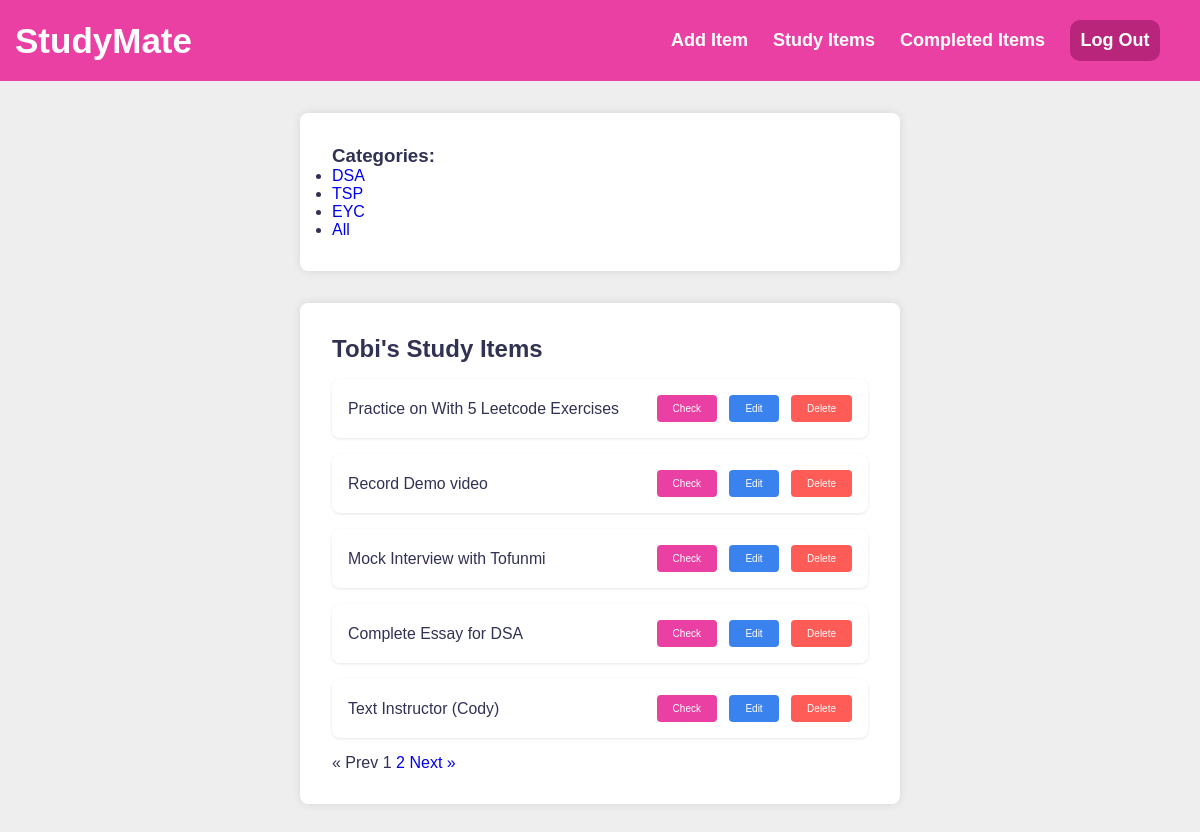
Screenshot of / (signed in) with the database file from the repository.
### app.py (models this page shows, shortened)
class Tag(db.Model):
    id = db.Column(db.Integer, primary_key=True)
    name = db.Column(db.String(50), unique=True, nullable=False)
    tasks = db.relationship('Task', backref='tag', lazy=True)  # Relationship to Task table

class User(UserMixin, db.Model):
    id = db.Column(db.Integer, primary_key=True)
    username = db.Column(db.String(50), unique=True, nullable=False)
    email = db.Column(db.String(120), unique=True, nullable=False)
    password = db.Column(db.String(255), nullable=False)
    tasks = db.relationship('Task', backref='user', lazy=True)

class Task(db.Model):
    id = db.Column(db.Integer, primary_key=True)
    task = db.Column(db.String(200), nullable=False)
    done = db.Column(db.Boolean, default=False)
    user_id = db.Column(db.Integer, db.ForeignKey('user.id'), nullable=False)
    tag_id = db.Column(db.Integer, db.ForeignKey('tag.id'))  # Foreign key to Tag table

### app.py (the view)
@app.route('/')
@login_required
def index():
    page = request.args.get('page', 1, type=int)  # Get the page number from the URL query parameters
    tasks_query = Task.query.filter_by(user_id=current_user.id, done=False)
    tasks = tasks_query.paginate(page=page, per_page=5)  # Paginate the tasks
    predefined_tags = [tag.name for tag in Tag.query.all()]
    return render_template('index.html', predefined_tags=predefined_tags, tasks=tasks, username=current_user.username)

### app.py (called while the page is built)
@login_manager.user_loader
def load_user(user_id):
    return User.query.get(int(user_id))

### templates/index.html (shortened to what this page needs)
<!DOCTYPE html>
<html lang="en">
  <head>
    <link
      rel="stylesheet"
      href="{{ url_for('static', filename='createroutine.css') }}"
    />
  </head>
  {% include 'navigation.html' %}
  <body>
    <div class="container">
      <h3>Categories:</h3>
      <ul id="tagList">
        {% for tag in predefined_tags %}
        <li>
          <a
            href="{{ url_for('index_with_tag', tag=tag) }}"
            class="tag"
            data-tag="{{ category }}"
            >{{ tag }}</a
          >
        </li>
        {% endfor %}
      </ul>
    </div>
    <div class="container">
      <h1 class="headers">{{ username }}'s Study Items</h1>
      <ul class="study_list">
        {% for study_items in tasks %}
        <li
          class="study_items {% if study_items.done %}done{% endif %}"
          data-category="{{ study_items.tag.name }}"
        >
          <label>
            <span>{{ study_items.task }}</span>
          </label>
          <div class="actions">
            <a
              class="button check-button"
              href="{{ url_for('check', id=study_items.id) }}"
              >Check</a
            >
            <a
              class="button edit-button"
              href="{{ url_for('edit', id=study_items.id) }}"
              >Edit</a
            >
            <a
              class="button delete-button"
              href="{{ url_for('delete', id=study_items.id) }}"
              >Delete</a
            >
          </div>
        </li>
        {% endfor %}
      </ul>
      <div class="pagination">
        {% if tasks.has_prev %}
        <a
          href="?page={{ tasks.prev_num }}{% if tag %}&tag={{ tag }}{% endif %}"
          >&laquo; Prev</a
        >
        {% else %}
        <span class="disabled">&laquo; Prev</span>
        {% endif %} {% for num in tasks.iter_pages(left_edge=1, right_edge=1,
        left_current=1, right_current=1) %} {% if num %} {% if num != tasks.page
        %}
        <a href="?page={{ num }}{% if tag %}&tag={{ tag }}{% endif %}"
          >{{ num }}</a
        >
        {% else %}
        <span class="current">{{ num }}</span>
        {% endif %} {% else %}
        <span class="ellipsis">...</span>
        {% endif %} {% endfor %} {% if tasks.has_next %}
        <a
          href="?page={{ tasks.next_num }}{% if tag %}&tag={{ tag }}{% endif %}"
          >Next &raquo;</a
        >
        {% else %}
        <span class="disabled">Next &raquo;</span>
        {% endif %}
      </div>
    </div>
  </body>
</html>

### templates/navigation.html (shortened to what this page needs)
<!DOCTYPE html>
<html lang="en">
<head>
  <link
    rel="stylesheet"
    type="text/css"
    href="{{ url_for('static', filename='nav.css') }}"
  />
</head>
<body>
  <div class="navigation">
    <div class="logo"><a href="#" alt="Logo">StudyMate</a></div>
    <div class="nav-links">
      <a href="{{ url_for('layout') }} "> Add Item</a>
      <a href="{{ url_for('index') }}">Study Items</a>
      <a href="{{ url_for('completed') }}">Completed Items</a>
      <a href="{{ url_for('logout') }}" class="navbutton">Log Out</a>
    </div>
  </div>
</body>
</html>

### static/createroutine.css (style rules this page uses)
:root { --primary: #ea40a4; --light: #eee; --dark: #313154; --danger: #ff5b57; }
* { margin: 0; padding: 0; box-sizing: border-box; }
body { background: var(--light); color: var(--dark); font-family: "Montserrat", sans-serif; }
.container { margin: 2rem auto; padding: 2rem; max-width: 600px; background-color: #fff; border-radius: 8px; box-shadow: 0 0 10px rgba(0, 0, 0, 0.1); }
.headers { font-size: 1.5rem; font-weight: 700; margin-bottom: 1rem; }
.study_items { display: flex; align-items: center; background-color: #fff; padding: 1rem; border-radius: 0.5rem; box-shadow: 0 1px 3px rgba(0, 0, 0, 0.1); margin-bottom: 1rem; }
.study_items label { margin-right: 0.9rem; cursor: pointer; }
.study_items span { font-size: 0.99rem; }
.study_items .actions { margin-left: auto; }
.button { display: inline-block; padding: 0.5rem 1rem; border: none; border-radius: 0.25rem; cursor: pointer; transition: opacity 0.2s ease-in-out; text-decoration: none; color: #5f2020; font-weight: 500; text-align: center; font-size: 10px; }
.check-button { background-color: var(--primary); margin-right: 0.5rem; color: white; }
.edit-button { background-color: #3a82ee; margin-right: 0.5rem; color: white; }
.delete-button { background-color: var(--danger); color: white; }

### static/nav.css (style rules this page uses)
body { margin: 0; background-color: #EEE; }
* { margin: 0; padding: 0; box-sizing: border-box; text-decoration: none; font-family: 'montserrat', sans-serif; }
.navigation { background-color: #EA40A4; color: white; display: flex; align-items: center; padding: 20px 15px; justify-content: space-between; }
.nav-links { display: flex; align-items: center; }
.logo a { font-size: 35px; font-weight: 600; color: white; margin-right: auto; }
.nav-links a { color: white; font-size: 18px; font-weight: bold; margin-right: 25px; }
.navbutton { background-color: rgba(168, 28, 110, 0.75);; border-radius: 10px; padding: 10px; width: 90px; text-align: center; }

### rows the page displays
Tag: name "DSA"
Tag: name "TSP"
Tag: name "EYC"
Tag: name "All"
User: username "Tobi"
Task: task "Practice on With 5 Leetcode Exercises"
Task: task "Record Demo video"
Task: task "Mock Interview with Tofunmi"
Task: task "Complete Essay for DSA"
Task: task "Text Instructor (Cody)"

### other values shown
{{ num }} "1"
{{ num }} "2"
